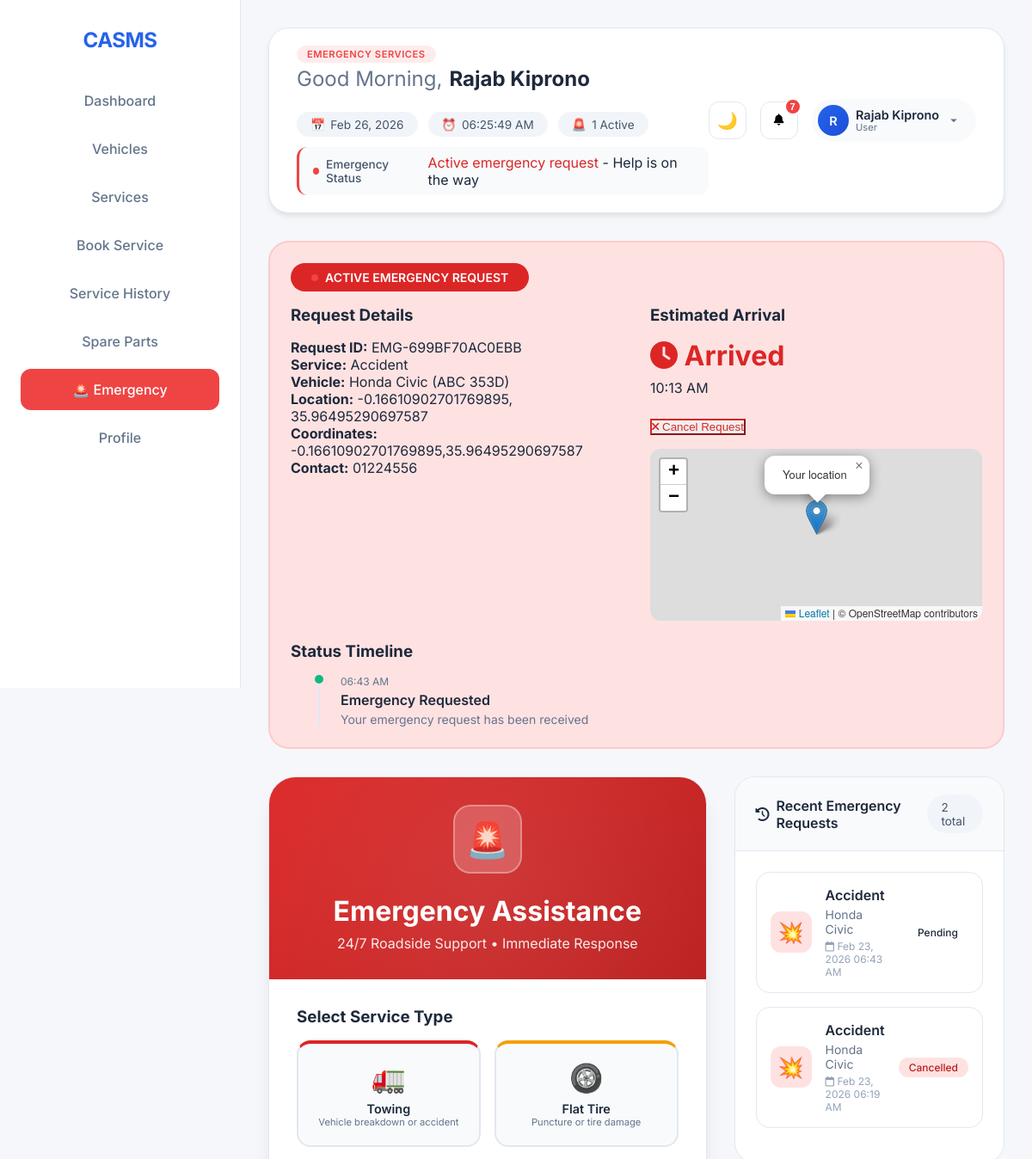
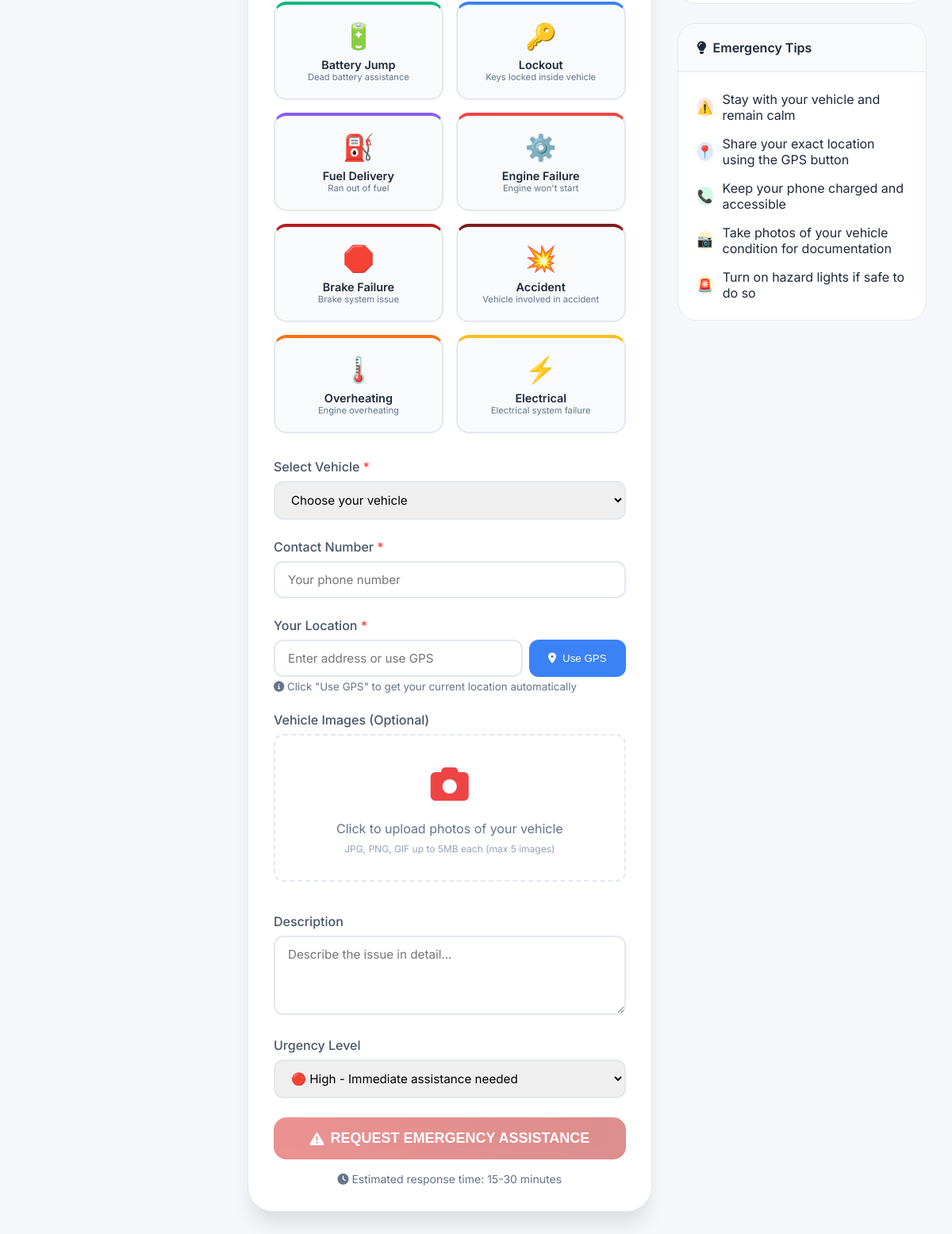
/emergency_services.php (signed in), run on the app's committed database (2 pictures, top to bottom).
### tables this page shows
CREATE TABLE `emergency_services` (
  `id` int(11) NOT NULL,
  `request_id` varchar(50) NOT NULL,
  `user_id` int(11) NOT NULL,
  `vehicle_id` int(11) NOT NULL,
  `service_type` varchar(100) NOT NULL,
  `contact_number` varchar(20) NOT NULL,
  `location` text NOT NULL,
  `coordinates` varchar(100) DEFAULT NULL,
  `description` text DEFAULT NULL,
  `vehicle_images` text DEFAULT NULL,
  `urgency_level` enum('high','medium','low') DEFAULT 'high',
  `status` enum('pending','dispatched','arrived','completed','cancelled') DEFAULT 'pending',
  `estimated_arrival` datetime DEFAULT NULL,
  `created_at` timestamp NOT NULL DEFAULT current_timestamp(),
  `updated_at` timestamp NULL DEFAULT NULL
);

CREATE TABLE `vehicles` (
  `id` int(11) NOT NULL,
  `user_id` int(11) NOT NULL,
  `brand` varchar(100) NOT NULL,
  `model` varchar(100) NOT NULL,
  `year` int(11) NOT NULL,
  `license_plate` varchar(20) NOT NULL,
  `vin` varchar(50) DEFAULT NULL,
  `color` varchar(50) DEFAULT NULL,
  `fuel_type` enum('Petrol','Diesel','Electric','Hybrid','CNG') DEFAULT 'Petrol',
  `transmission` enum('Manual','Automatic','CVT','DCT') DEFAULT 'Manual',
  `created_at` timestamp NOT NULL DEFAULT current_timestamp(),
  `updated_at` timestamp NULL DEFAULT NULL ON UPDATE current_timestamp()
);

### emergency_services.php (the view, shortened to what the rows shown need)
<?php
$db = (new Database())->connect();
try {
    $vehicleStmt = $db->prepare("SELECT id, brand, model, year, license_plate FROM vehicles WHERE user_id = ? ORDER BY brand, model");
    $vehicleStmt->execute([$_SESSION['user_id']]);
    $userVehicles = $vehicleStmt->fetchAll(PDO::FETCH_ASSOC);
} catch (PDOException $e) {
    $userVehicles = [];
    $totalVehicles = 0;
}
try {
    $activeStmt = $db->prepare("
        SELECT * FROM emergency_services
        WHERE user_id = ? AND status IN ('pending', 'dispatched', 'arrived')
        ORDER BY created_at DESC
    ");
    $activeStmt->execute([$_SESSION['user_id']]);
    $activeEmergencies = $activeStmt->fetchAll(PDO::FETCH_ASSOC);
} catch (PDOException $e) {
    $activeEmergencies = [];
}
try {
    $historyStmt = $db->prepare("
        SELECT es.*, v.brand, v.model, v.license_plate
        FROM emergency_services es
        JOIN vehicles v ON es.vehicle_id = v.id
        WHERE es.user_id = ?
        ORDER BY es.created_at DESC
        LIMIT 10
    ");
    $historyStmt->execute([$_SESSION['user_id']]);
    $emergencyHistory = $historyStmt->fetchAll(PDO::FETCH_ASSOC);
} catch (PDOException $e) {
    $emergencyHistory = [];
}
$currentHour = (int)date('H');
$greeting = $currentHour < 12 ? 'Good Morning' : ($currentHour < 17 ? 'Good Afternoon' : 'Good Evening');
$emergencyServices = [
    'Towing' => ['icon' => '🚛', 'desc' => 'Vehicle breakdown or accident', 'color' => '#dc2626'],
    'Flat Tire' => ['icon' => '🛞', 'desc' => 'Puncture or tire damage', 'color' => '#f59e0b'],
    'Battery Jump' => ['icon' => '🔋', 'desc' => 'Dead battery assistance', 'color' => '#10b981'],
    'Lockout' => ['icon' => '🔑', 'desc' => 'Keys locked inside vehicle', 'color' => '#3b82f6'],
    'Fuel Delivery' => ['icon' => '⛽', 'desc' => 'Ran out of fuel', 'color' => '#8b5cf6'],
    'Engine Failure' => ['icon' => '⚙️', 'desc' => 'Engine won\'t start', 'color' => '#ef4444'],
    'Brake Failure' => ['icon' => '🛑', 'desc' => 'Brake system issue', 'color' => '#b91c1c'],
    'Accident' => ['icon' => '💥', 'desc' => 'Vehicle involved in accident', 'color' => '#7f1d1d'],
    'Overheating' => ['icon' => '🌡️', 'desc' => 'Engine overheating', 'color' => '#f97316'],
    'Electrical' => ['icon' => '⚡', 'desc' => 'Electrical system failure', 'color' => '#fbbf24']
];
?>
<!DOCTYPE html>
<html lang="en">
<head>
    <link rel="stylesheet" href="https://cdnjs.cloudflare.com/ajax/libs/font-awesome/6.0.0/css/all.min.css">
    <link rel="stylesheet" href="https://unpkg.com/leaflet@1.9.4/dist/leaflet.css" />
</head>
<body>
    <div class="dashboard-container">
        <div class="sidebar">
            <h2>CASMS</h2>
        </div>
        <div class="main-content">
            <div class="navbar">
                <div class="navbar-left">
                    <div class="welcome-section">
                        <div class="welcome-header">
                            <div class="title-wrapper">
                                <h1 class="welcome-title">
                                    <span class="greeting-word"><?php echo htmlspecialchars($greeting); ?>,</span>
                                    <span class="user-name"><?php echo htmlspecialchars($_SESSION['user_name'] ?? 'User'); ?></span>
                                </h1>
                            </div>
                        </div>
                    </div>
                </div>
            </div>
            <?php if(!empty($activeEmergencies)):
                $emergency = $activeEmergencies[0];
                $vehicle = null;
                foreach($userVehicles as $v) {
                    if($v['id'] == $emergency['vehicle_id']) {
                        $vehicle = $v;
                        break;
                    }
                }
            ?>
                <div class="active-emergency">
                    <div class="emergency-badge">
                        <span class="emergency-pulse"></span>
                        ACTIVE EMERGENCY REQUEST
                    </div>
                    <div style="display: grid; grid-template-columns: 1fr 1fr; gap: 2rem; margin-bottom: 1.5rem;">
                        <div>
                            <h3 style="margin-bottom: 1rem;">Request Details</h3>
                            <p><strong>Request ID:</strong> <?php echo htmlspecialchars($emergency['request_id']); ?></p>
                            <p><strong>Service:</strong> <?php echo htmlspecialchars($emergency['service_type']); ?></p>
                            <p><strong>Vehicle:</strong> <?php echo htmlspecialchars($vehicle['brand'] . ' ' . $vehicle['model'] . ' (' . $vehicle['license_plate'] . ')'); ?></p>
                            <p><strong>Location:</strong> <?php echo htmlspecialchars($emergency['location']); ?></p>
                            <?php if($emergency['coordinates']): ?>
                                <p><strong>Coordinates:</strong> <?php echo htmlspecialchars($emergency['coordinates']); ?></p>
                            <?php endif; ?>
                            <p><strong>Contact:</strong> <?php echo htmlspecialchars($emergency['contact_number']); ?></p>
                        </div>
                        <div>
                            <h3 style="margin-bottom: 1rem;">Estimated Arrival</h3>
                            <div style="font-size: 2rem; font-weight: 700; color: #dc2626; margin-bottom: 0.5rem;">
                                <i class="fas fa-clock"></i>
                                <span id="countdownTimer"></span>
                            </div>
                            <p><?php echo date('h:i A', strtotime($emergency['estimated_arrival'])); ?></p>
                            <div style="margin-top: 1.5rem;">
                                <form method="POST" style="display: inline;">
                                    <button type="submit" name="cancel_emergency" class="btn-outline" style="border-color: #dc2626; color: #dc2626;" onclick="return confirm('Are you sure you want to cancel this emergency request?')">
                                        <i class="fas fa-times"></i> Cancel Request
                                    </button>
                                </form>
                            </div>
                            <?php if($emergency['coordinates']): ?>
                                <div id="activeEmergencyMap" style="height: 200px; margin-top: 1rem; border-radius: 12px; overflow: hidden;"></div>
                            <?php endif; ?>
                        </div>
                    </div>
                    <h3 style="margin: 1.5rem 0 1rem;">Status Timeline</h3>
                    <div class="emergency-timeline">
                        <div class="timeline-item completed">
                            <div class="timeline-time"><?php echo date('h:i A', strtotime($emergency['created_at'])); ?></div>
                            <div class="timeline-title">Emergency Requested</div>
                            <div class="timeline-desc">Your emergency request has been received</div>
                        </div>
                    </div>
                </div>
            <?php endif; ?>
            <div class="emergency-grid">
                <div class="emergency-card">
                    <div class="emergency-header">
                        <h1 class="emergency-title">Emergency Assistance</h1>
                    </div>
                </div>
                <div>
                    <div class="history-card">
                        <div class="history-list">
                            <?php if(empty($emergencyHistory)): ?>
                                <div style="text-align: center; padding: 2rem; color: #64748b;">
                                    <i class="fas fa-clock" style="font-size: 3rem; margin-bottom: 1rem; opacity: 0.5;"></i>
                                    <p>No emergency history found</p>
                                </div>
                            <?php else: ?>
                                <?php foreach($emergencyHistory as $history): ?>
                                    <div class="history-item">
                                        <div class="history-icon">
                                            <?php echo $emergencyServices[$history['service_type']]['icon'] ?? '🚨'; ?>
                                        </div>
                                        <div class="history-details">
                                            <div class="history-service"><?php echo htmlspecialchars($history['service_type']); ?></div>
                                            <div class="history-vehicle">
                                                <?php echo htmlspecialchars($history['brand'] . ' ' . $history['model']); ?>
                                            </div>
                                            <div class="history-time">
                                                <i class="far fa-calendar"></i>
                                                <?php echo date('M j, Y h:i A', strtotime($history['created_at'])); ?>
                                            </div>
                                        </div>
                                        <span class="history-status status-<?php echo $history['status']; ?>">
                                            <?php echo ucfirst($history['status']); ?>
                                        </span>
                                    </div>
                                <?php endforeach; ?>
                            <?php endif; ?>
                        </div>
                    </div>
                </div>
            </div>
        </div>
    </div>
</body>
</html>

### data on the page
emergency_services: request "EMG-699BF70AC0EBB", service_type "Accident", location "-0.16610902701769895, 35.96495290697587", coordinates "-0.16610902701769895,35.96495290697587", contact_number "01224556", estimated_arrival "10:13 AM", created_at "06:43 AM", service_type "💥", vehicle.model "Honda Civic", created_at "Feb 23, 2026 06:43 AM", status "Pending"
vehicles: brand+model+license_plate "Honda Civic (ABC 353D)"
emergency_services: service_type "💥", service_type "Accident", vehicle.model "Honda Civic", created_at "Feb 23, 2026 06:19 AM", status "Cancelled"

### other printed values
$_SESSION['user_name'] "Rajab Kiprono"
count($activeEmergencies) "1"
$unreadNotifications "7"
substr(htmlspecialchars($_SESSION['user_name'] ?? 'U'), 0, 1) "R"
$user['role'] "User"
$details['icon'] "🚛"
$service "Towing"
$details['desc'] "Vehicle breakdown or accident"
$details['icon'] "🛞"
$service "Flat Tire"
$details['desc'] "Puncture or tire damage"
$details['icon'] "🔋"
$service "Battery Jump"
$details['desc'] "Dead battery assistance"
$details['icon'] "🔑"
